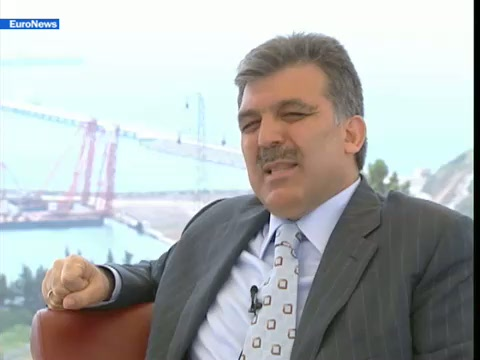
%> input picture YouTubeFaces/frame_images_DB/Abdullah_Gul/1/1.1542.jpg, 480 x 360 px; its folder holds only this picture in this run
$ octave wavelet_code.m   (GNU Octave 9; MATLAB toolbox functions it lacks are replaced by stand-ins)
%> lines starting %> are read from the running program, lines starting %| are printed output that depends on the picture

close all
clear all
% [22 lines of commented-out code are left out]


path1 = '/Volumes/VERBATIM/Abdullah_Gul/1/';
path2 = '/Users/mehmetyamac/Desktop/mehmet_face/Results/measurement_';

png_files = dir(fullfile(path1,'*jpg'));
filename=png_files(1).name;
imagename=strcat(path1,filename);
f=imread(imagename);
%> f is the input picture: size 360x480x3 uint8; mean R, G, B 173.3, 177.3, 176.9

s=rgb2gray(f);
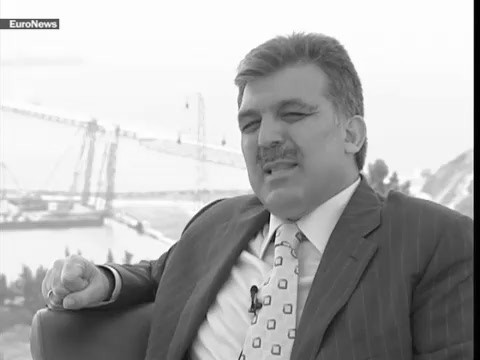
%> s: size 360x480 uint8; min 0, max 255, mean 176
%%%%%%%%%transforms%%%%%%%%%%
Level =5;
waveletName = 'coif2';
Wav = @(t) wavedec2(t,Level,waveletName);
inWav = @(t,l) waverec2(t,l,waveletName);
tic
[a,b]=Wav(s);
%> b = [21 25; 21 25; 32 40; 54 69; 98 128; 185 245; 360 480]


s_hat=inWav(a,b);
toc
%figure,imshow(reshape(a,360,480));
map = colormap; rv = length(map);
mode='square';
plotwavelet2(a,b,Level,waveletName,rv,mode)
%> after the loop in plotwavelet2, `for k = 1:level`: A = 5 items
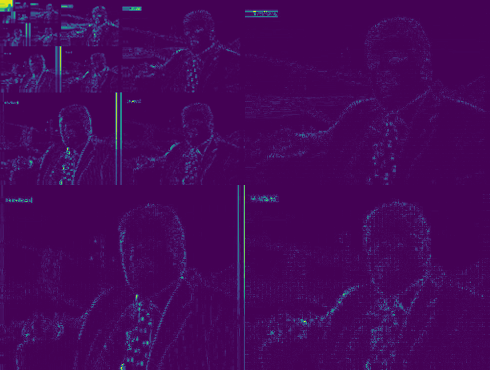
%> displayed picture: size 370x490x3, on the screen's scale of 0 to 255; mean R, G, B 68.6, 7.2, 89.2

figure,imshow(s_hat,[])

norm(s_hat-double(s),'fro')
%> ans = 9.39e-11
SNR =measerr(s,s_hat)
%> SNR = 301.1

figure,plot(sort(abs(a(1:10000)),'descend'))
%> after `plot(sort(abs(a(1:10000)),'descend'))`:
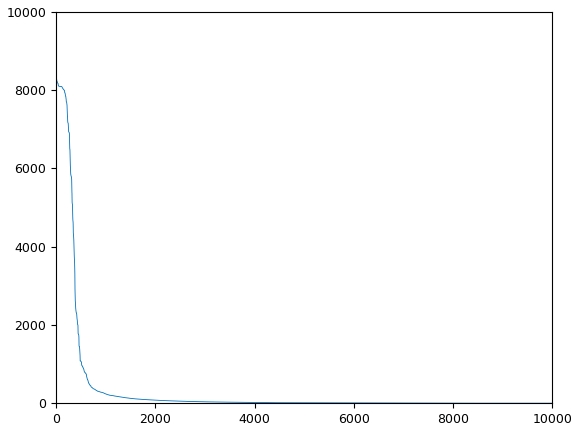
%> figure redrawn from the program's plot data; curve peaks at x = 1, y = 8459.3


%Second option

%%transforms
%> the run ends on the next line
h=MakeONFilter('Coiflet',2);
% [32 lines not run here, left out]
function x=new_wavelet(s,Wav,S1,S2)
    new_S1=ceil(log2(S1));

    new_S2=ceil(log2(S2));

    z_padded=zeros(2^new_S1,2^new_S2);

    z_padded(1:S1,1:S2)=s;

    x=Wav(z_padded);

end


function s=new_inwavelet(x,inWav,S1,S2)
    new_S1=ceil(log2(S1));
    new_S2=ceil(log2(S2));

    x_padded=reshape(x,2^new_S1,2^new_S2);

    s_padded=inWav(x_padded);

    S=s_padded(1:S1,1:S2);

    s=S(:);
end


function plotwavelet2(C,S,level,wavelet,rv,mode)

%   Plot wavelet image (2D) decomposition.
%   A short and simple function for displaying wavelet image decomposition
%   coefficients in 'tree' or 'square' mode
%
%   Required : MATLAB, Image Processing Toolbox, Wavelet Toolbox
%
%   plotwavelet2(C,S,level,wavelet,rv,mode)
%
%   Input:  C : wavelet coefficients (see wavedec2)
%           S : corresponding bookkeeping matrix (see wavedec2)
%           level : level decomposition
%           wavelet : name of the wavelet
%           rv : rescale value, typically the length of the colormap
%                (see "Wavelets: Working with Images" documentation)
%           mode : 'tree' or 'square'
%
%   Output:  none
%
%   Example:
%
%     % Load image
%     load wbarb;
%     % Define wavelet of your choice
%     wavelet = 'haar';
%     % Define wavelet decomposition level
%     level = 2;
%     % Compute multilevel 2D wavelet decomposition
%     [C S] = wavedec2(X,level,wavelet);
%     % Define colormap and set rescale value
%     colormap(map); rv = length(map);
%     % Plot wavelet decomposition using square mode
%     plotwavelet2(C,S,level,wavelet,rv,'square');
%     title(['Decomposition at level ',num2str(level)]);
%
%
%   Benjamin Tremoulheac, benjamin.tremoulheac@univ-tlse3.fr, Apr 2010

A = cell(1,level); H = A; V = A; D = A;

for k = 1:level
    A{k} = appcoef2(C,S,wavelet,k); % approx
    [H{k} V{k} D{k}] = detcoef2('a',C,S,k); % details

    A{k} = wcodemat(A{k},rv);
    H{k} = wcodemat(H{k},rv);
    V{k} = wcodemat(V{k},rv);
    D{k} = wcodemat(D{k},rv);
end

if strcmp(mode,'tree')

    aff = 0;

    for k = 1:level
        subplot(level,4,aff+1); image(A{k});
        title(['Approximation A',num2str(k)]);
        subplot(level,4,aff+2); image(H{k});
        title(['Horizontal Detail ',num2str(k)]);
        subplot(level,4,aff+3); image(V{k});
        title(['Vertical Detail ',num2str(k)]);
        subplot(level,4,aff+4); image(D{k});
        title(['Diagonal Detail ',num2str(k)]);
        aff = aff + 4;
    end

elseif strcmp(mode,'square')

    dec = cell(1,level);
    dec{level} = [A{level} H{level} ; V{level} D{level}];

    for k = level-1:-1:1
        dec{k} = [imresize(dec{k+1},size(H{k})) H{k} ; V{k} D{k}];
    end

    image(dec{1});

end

end
